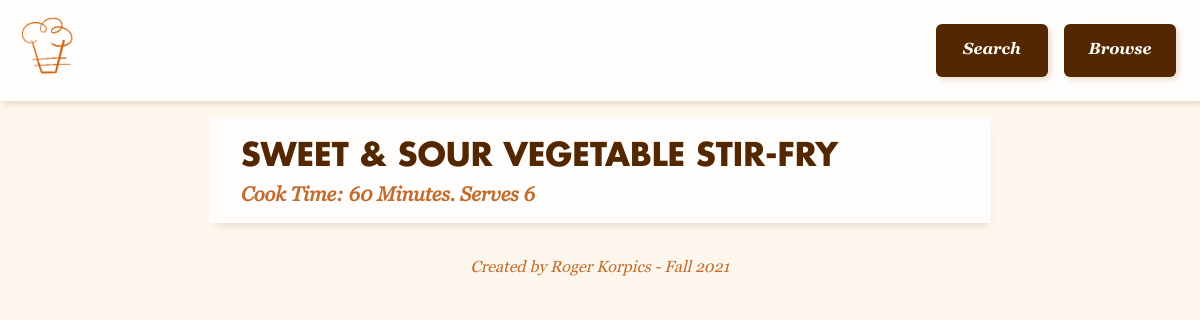
The app's page /final/category-list.php?category=Breakfast with its own data.
### tables this page shows
CREATE TABLE `recipes` (
  `id` int(11) NOT NULL,
  `name` varchar(250) NOT NULL,
  `cooking-time` int(250) NOT NULL,
  `serving-amount` int(100) NOT NULL,
  `ingredients` varchar(5000) NOT NULL,
  `instructions` varchar(5000) NOT NULL,
  `category` varchar(250) NOT NULL,
  `file-id` int(11) NOT NULL
);

### final/category-item.php (the view, shortened to what this page needs)
<?php
    if (isset($_GET['category'])){
        $category = $_GET['category'];
    }
    $cat_query = "SELECT * FROM recipes WHERE  category = '$category'";;
    $cat_result = mysqli_query($db_connection, $cat_query);
?>
<?php
    while ($row = mysqli_fetch_assoc($cat_result)) {
              echo '<div class="search-result">';
              echo '<div id="search-details">';
              echo '<a href="recipe.php?id=' . $row['id'] . '"><h1 id="search-title">' . $row['name'] . '</h1></a>';
              echo '<h2 id="search-description">Cook Time: ' . $row['cooking-time'] . ' Minutes. Serves ' . $row['serving-amount'] . '</h2>';
              echo '</div>';
              echo '</div>';
          }
?>

### final/stylesheet.css (style rules this page uses)
:root { --carrot: #c26c2d; --cream: #fcf6ec; --dark-chocolate: #532800; --ghost-chocolate: #a3694834; --milk: #fffdfb; }
body { font-family: georgiaregular; background-color: var(--cream); margin: 0; color: var(--dark-chocolate); overflow: none; }
a { text-decoration: none; color: var(--dark-chocolate); }
.search-result { grid-template-columns: 1fr 3fr; grid-template-areas: 'search-thumbnail search-details'; padding: 1em; background-color: var(--milk); margin: 1em; box-shadow: 2px 7px 7px -5px var(--ghost-chocolate); color: var(--dark-chocolate); max-width: 750px; margin-left: auto; margin-right: auto; }
#search-details { margin-left: 1em; margin-top: auto; margin-bottom: auto; }
#search-title { margin: 0; font-family: futurabold; text-transform: uppercase; font-size: 1.25em; }
#search-description { margin: 0; padding-top: .25em; font-size: 1em; color: var(--carrot); font-family: georgiaitalic; }
@media screen and (min-width: 768px) { #search-title { font-size: 2em; } }
@media screen and (min-width: 768px) { #search-description { font-size: 1.25em; } }

### records on screen
recipes: name "SWEET & SOUR VEGETABLE STIR-FRY", value "60", value "6"
